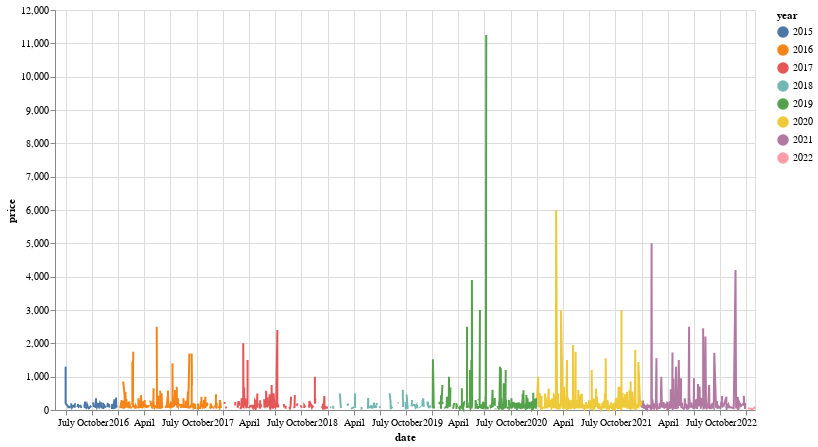

Notebook cell for this chart:
### Code cell
import altair as alt

# select a point for which to provide details-on-demand
label = alt.selection_single(
    fields=['year'], # limit selection to x-axis value
    empty='none'     # empty selection includes no data points
)

# define our base line chart of stock prices
base = alt.Chart(calendar_pd).mark_line().encode(
    alt.X('date:T'),
    alt.Y('price:Q'),
    alt.Color('year:N')
)

alt.layer(
    base, # base line chart

    # add a rule mark to serve as a guide line
    alt.Chart().mark_rule(color='#aaa').encode(
        x='date:T'
    ).transform_filter(label),

    # add circle marks for selected time points, hide unselected points
    base.mark_circle().encode(
        opacity=alt.condition(label, alt.value(1), alt.value(0))
    ).add_selection(label),

    # add white stroked text to provide a legible background for labels
    base.mark_text(align='left', dx=5, dy=-5, stroke='white', strokeWidth=2).encode(
        text='price:Q'
    ).transform_filter(label),

    # add text labels for stock prices
    base.mark_text(align='left', dx=5, dy=-5).encode(
        text='price:Q'
    ).transform_filter(label),

).properties(
    width=700,
    height=400
)

### Figure 1 — Vega-Lite specification as saved in the notebook (floating-point values rounded to 4 significant figures; data arrays with more than 128 entries replaced by an {"elided": "..."} marker saying what was removed)
{"config": {"view": {"continuousWidth": 400, "continuousHeight": 300}}, "layer": [{"data": {"name": "data-0f6ccd07c885923a6ef7178040a2b0bc"}, "mark": "line", "encoding": {"color": {"type": "nominal", "field": "year"}, "x": {"type": "temporal", "field": "date"}, "y": {"type": "quantitative", "field": "price"}}}, {"mark": {"type": "rule", "color": "#aaa"}, "encoding": {"x": {"type": "temporal", "field": "date"}}, "transform": [{"filter": {"selection": "selector002"}}]}, {"data": {"name": "data-0f6ccd07c885923a6ef7178040a2b0bc"}, "mark": "circle", "encoding": {"color": {"type": "nominal", "field": "year"}, "opacity": {"condition": {"value": 1, "selection": "selector002"}, "value": 0}, "x": {"type": "temporal", "field": "date"}, "y": {"type": "quantitative", "field": "price"}}, "selection": {"selector002": {"type": "single", "fields": ["year"], "empty": "none"}}}, {"data": {"name": "data-0f6ccd07c885923a6ef7178040a2b0bc"}, "mark": {"type": "text", "align": "left", "dx": 5, "dy": -5, "stroke": "white", "strokeWidth": 2}, "encoding": {"color": {"type": "nominal", "field": "year"}, "text": {"type": "quantitative", "field": "price"}, "x": {"type": "temporal", "field": "date"}, "y": {"type": "quantitative", "field": "price"}}, "transform": [{"filter": {"selection": "selector002"}}]}, {"data": {"name": "data-0f6ccd07c885923a6ef7178040a2b0bc"}, "mark": {"type": "text", "align": "left", "dx": 5, "dy": -5}, "encoding": {"color": {"type": "nominal", "field": "year"}, "text": {"type": "quantitative", "field": "price"}, "x": {"type": "temporal", "field": "date"}, "y": {"type": "quantitative", "field": "price"}}, "transform": [{"filter": {"selection": "selector002"}}]}], "height": 400, "width": 700, "$schema": "https://vega.github.io/schema/vega-lite/v4.8.1.json", "datasets": {"data-0f6ccd07c885923a6ef7178040a2b0bc": {"elided": "2100 records"}}}
